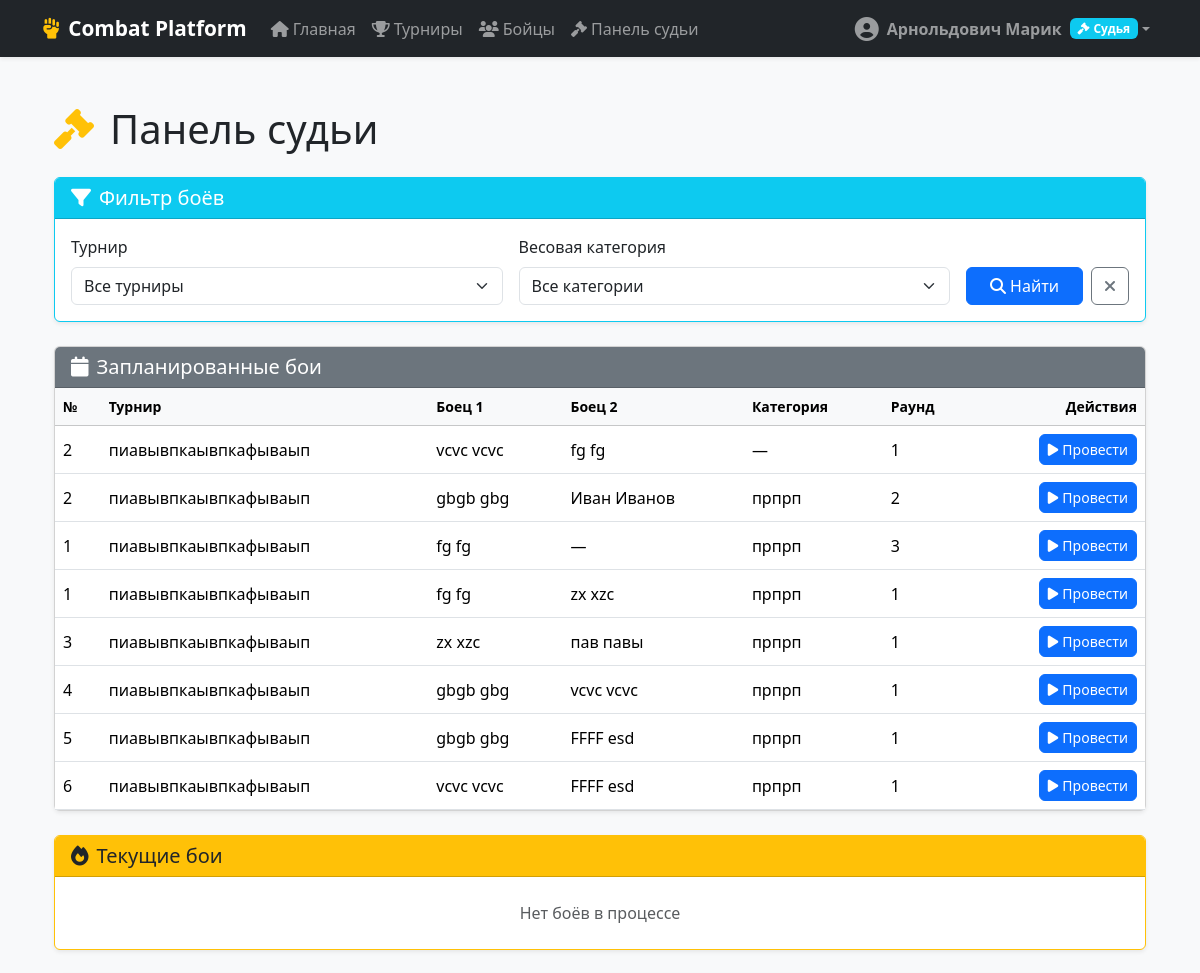
Before: /tournaments/judge/dashboard/ (signed in, upper part) with the older database file.
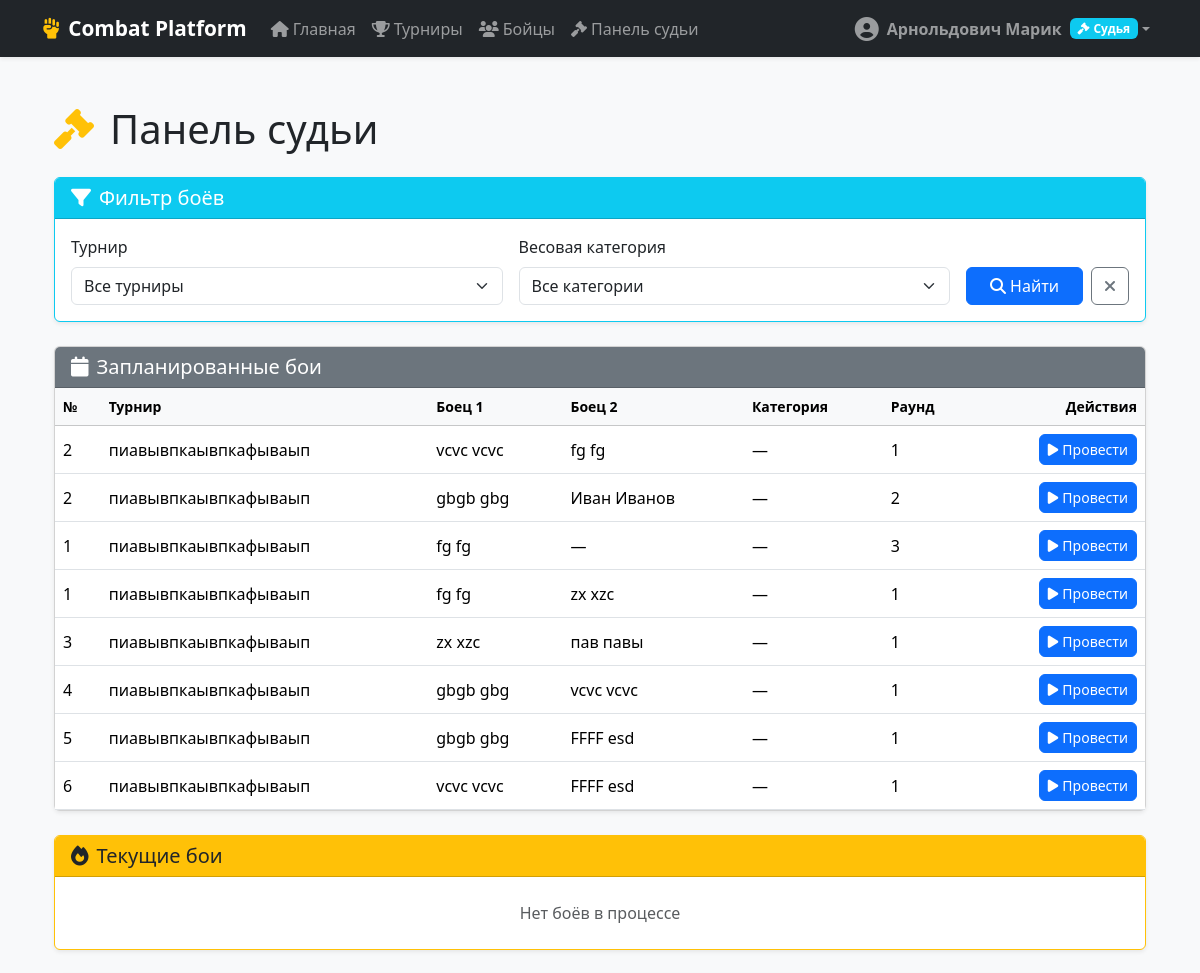
After: the same page with the newer database file.
### tournaments/models/fight.py (models this page shows, shortened)
class Fight(models.Model):
    tournament = models.ForeignKey(
        Tournament, on_delete=models.CASCADE,
        related_name='fights', verbose_name='Турнир')
    group_name = models.CharField(max_length=10, null=True, blank=True, verbose_name="Подгруппа (А/Б)")
    bracket = models.ForeignKey(
        Bracket, on_delete=models.SET_NULL,
        null=True, blank=True, related_name='fights',
        verbose_name='Сетка'
    )
    age_weight_category = models.ForeignKey(
        AgeWeightCategory, on_delete=models.SET_NULL,
        null=True, blank=True, related_name='fights',
        verbose_name='Категория'
    )
    fighter1 = models.ForeignKey(
        Fighter, on_delete=models.CASCADE,
        null=True, blank=True,
        related_name='fights_as_fighter1', verbose_name='Боец 1'
    )
    fighter2 = models.ForeignKey(
        Fighter, on_delete=models.CASCADE,
        null=True, blank=True, related_name='fights_as_fighter2',
        verbose_name='Боец 2'
    )
    winner = models.ForeignKey(
        Fighter, on_delete=models.SET_NULL,
        null=True, blank=True, related_name='won_fights',
        verbose_name='Победитель'
    )
    score_fighter1 = models.IntegerField(default=0, verbose_name='Очки бойца 1')
    score_fighter2 = models.IntegerField(default=0, verbose_name='Очки бойца 2')
    status = models.CharField(
        max_length=20, choices=FIGHT_STATUS,
        default='scheduled', verbose_name='Статус'
    )
    start_time = models.DateTimeField(null=True, blank=True, verbose_name='Время начала')
    end_time = models.DateTimeField(null=True, blank=True, verbose_name='Время окончания')
    win_method = models.CharField(
        max_length=50, choices=WIN_METHODS,
        blank=True, verbose_name='Метод победы'
    )
    win_round = models.IntegerField(null=True, blank=True, verbose_name='Раунд победы')
    is_draw = models.BooleanField(default=False, verbose_name='Ничья')
    judge = models.ForeignKey(
        Judge, on_delete=models.SET_NULL,
        null=True, blank=True, related_name='fights',
        verbose_name='Судья (общий)'
    )
    head_judge = models.ForeignKey(
        Judge, on_delete=models.SET_NULL,
        null=True, blank=True, related_name='fights_as_head',
        verbose_name='Главный судья'
    )
    side_judges = models.ManyToManyField(
        Judge, blank=True, related_name='fights_as_side',
        verbose_name='Боковые судьи'
    )
    judge_notes = models.TextField(blank=True, verbose_name='Заметки судьи')
    round_number = models.IntegerField(default=1, verbose_name='Номер раунда')
    match_number = models.IntegerField(default=1, verbose_name='Номер матча')
    is_final = models.BooleanField(default=False, verbose_name='Финальный бой')
    next_fight = models.ForeignKey(
        'self', on_delete=models.SET_NULL,
        null=True, blank=True, related_name='previous_fights',
        verbose_name='Следующий бой'
    )
    total_rounds = models.PositiveIntegerField(default=3, verbose_name='Всего раундов в бою')
    round_duration = models.PositiveIntegerField(default=180, verbose_name='Длительность раунда (сек)')
    break_duration = models.PositiveIntegerField(default=60, verbose_name='Длительность перерыва (сек)')
    current_round = models.PositiveIntegerField(default=1, verbose_name='Текущий раунд')
    round_time_remaining = models.PositiveIntegerField(
        null=True, blank=True, verbose_name='Осталось времени раунда (сек)'
    )
    break_time_remaining = models.PositiveIntegerField(
        null=True, blank=True, verbose_name='Осталось времени перерыва (сек)'
    )
    is_round_running = models.BooleanField(default=False, verbose_name='Раунд идёт')
    is_break_running = models.BooleanField(default=False, verbose_name='Перерыв идёт')
    timer_started_at = models.DateTimeField(
        null=True, blank=True, verbose_name='Таймер запущен'
    )
    last_timer_update = models.DateTimeField(
        null=True, blank=True, verbose_name='Последнее обновление таймера'
    )
    created_at = models.DateTimeField(auto_now_add=True)
    updated_at = models.DateTimeField(auto_now=True)
    is_bronze_match = models.BooleanField(
        default=False,
        verbose_name="Бой за 3-е место"
    )
    class Meta:
        verbose_name = 'Бой'
        verbose_name_plural = 'Бои'
        ordering = ['tournament', 'bracket', 'round_number', 'match_number']
        unique_together = ['tournament', 'bracket', 'round_number', 'match_number']

### tournaments/models/category.py (models this page shows, shortened)
class AgeWeightCategory(models.Model):
    BRACKET_SYSTEM_CHOICES = [
        ('single_elimination', 'Олимпийская система'),
        ('round_robin', 'Круговая система'),
        ('mixed', 'Смешанная система'),
    ]
    tournament = models.ForeignKey(
        Tournament, on_delete=models.CASCADE,
        related_name='age_weight_categories', verbose_name='Турнир'
    )
    name = models.CharField(max_length=100, verbose_name='Название категории')
    gender = models.CharField(max_length=1, choices=UNIFIED_GENDER_CHOICES, verbose_name='Пол')
    min_birth_year = models.PositiveIntegerField(verbose_name='Минимальный год рождения')
    max_birth_year = models.PositiveIntegerField(verbose_name='Максимальный год рождения')
    min_weight = models.DecimalField(max_digits=5, decimal_places=2, verbose_name='Минимальный вес (кг)')
    max_weight = models.DecimalField(max_digits=5, decimal_places=2, verbose_name='Максимальный вес (кг)')
    bracket_system = models.CharField(
        max_length=20, choices=BRACKET_SYSTEM_CHOICES,
        default='single_elimination', verbose_name='Система проведения'
    )
    side_judges_count = models.PositiveIntegerField(
        default=0, verbose_name='Количество боковых судей',
        help_text='Заполняется только для бокса (обычно 3 или 5)'
    )
    class Meta:
        verbose_name = 'Возрастно-весовая категория'
        verbose_name_plural = 'Возрастно-весовые категории'
        unique_together = ('tournament', 'name', 'gender')
        ordering = ['gender', 'min_weight']

### tournaments/models/tournament.py (models this page shows, shortened)
class Tournament(models.Model):
    name = models.CharField(max_length=200, verbose_name='Название турнира')
    sport_type = models.CharField(
        max_length=20, choices=SPORT_TYPES, default='sambo',
        verbose_name='Вид спорта'
    )
    start_date = models.DateField(verbose_name='Дата начала')
    end_date = models.DateField(verbose_name='Дата окончания')
    location = models.CharField(max_length=200, verbose_name='Место проведения')
    description = models.TextField(blank=True, verbose_name='Описание')
    bracket_type = models.CharField(
        max_length=20, choices=BRACKET_TYPES, default='single_elimination',
        verbose_name='Тип сетки'
    )
    is_active = models.BooleanField(default=True, verbose_name='Активный')
    created_at = models.DateTimeField(auto_now_add=True, verbose_name='Создан')
    updated_at = models.DateTimeField(auto_now=True, verbose_name='Обновлён')
    federation = models.ForeignKey('users.Federation', on_delete=models.CASCADE, null=True, blank=True,
                                   verbose_name="Федерация")
    city = models.ForeignKey(City, on_delete=models.SET_NULL, null=True, blank=True, verbose_name='Город проведения')
    class Meta:
        verbose_name = 'Турнир'
        verbose_name_plural = 'Турниры'
        ordering = ['-start_date']

### tournaments/models/fighter.py (models this page shows, shortened)
class Fighter(models.Model):
    GENDER_CHOICES = (('M', 'Мужской'), ('F', 'Женский'))
    user = models.OneToOneField(
        User, on_delete=models.CASCADE,
        related_name='fighter', verbose_name='Пользователь'
    )
    first_name = models.CharField(max_length=100, verbose_name='Имя')
    last_name = models.CharField(max_length=100, verbose_name='Фамилия')
    date_of_birth = models.DateField(validators=[validate_birth_date], verbose_name='Дата рождения')
    gender = models.CharField(max_length=1, choices=GENDER_CHOICES, verbose_name='Пол')
    weight = models.DecimalField(
        max_digits=5, decimal_places=2,
        validators=[validate_weight],
        verbose_name='Вес (кг)'
    )
    club = models.CharField(max_length=200, verbose_name='Клуб')
    coach = models.CharField(max_length=200, verbose_name='Тренер')
    photo = models.ImageField(upload_to='fighters', blank=True, null=True, verbose_name='Фото')
    created_at = models.DateTimeField(auto_now_add=True)
    country = models.ForeignKey(Country, on_delete=models.SET_NULL, null=True, blank=True, verbose_name='Страна')
    city = models.ForeignKey(City, on_delete=models.SET_NULL, null=True, blank=True, verbose_name='Город')
    class Meta:
        verbose_name = 'Боец'
        verbose_name_plural = 'Бойцы'
        ordering = ['last_name', 'first_name']
    @property
    def full_name(self):
        return f"{self.first_name} {self.last_name}"

### tournaments/views/judges.py (the view)
# urls.py: path('judge/dashboard/', views.judge_dashboard, name='judge_dashboard'),
@login_required
@judge_required
def judge_dashboard(request):
    from django.db.models import Q
    from ..models import Tournament, AgeWeightCategory # Импортируем модели для фильтров
    fights_queryset = Fight.objects.filter(
        Q(judge=request.user.judge) |
        Q(head_judge=request.user.judge) |
        Q(side_judges=request.user.judge)
    ).distinct()
    tournament_id = request.GET.get('tournament')
    category_id = request.GET.get('category')
    if tournament_id:
        fights_queryset = fights_queryset.filter(tournament_id=tournament_id)
    if category_id:
        fights_queryset = fights_queryset.filter(age_weight_category_id=category_id)
    fights_queryset = fights_queryset.select_related(
        'tournament', 'age_weight_category', 'fighter1', 'fighter2'
    ).order_by('start_time')
    scheduled = fights_queryset.filter(status='scheduled')
    in_progress = fights_queryset.filter(status='in_progress')
    completed = fights_queryset.filter(status='completed')
    all_judge_fights = Fight.objects.filter(
        Q(judge=request.user.judge) |
        Q(head_judge=request.user.judge) |
        Q(side_judges=request.user.judge)
    ).distinct()
    tournament_ids = all_judge_fights.values_list('tournament_id', flat=True).distinct()
    category_ids = all_judge_fights.values_list('age_weight_category_id', flat=True).distinct()
    tournaments = Tournament.objects.filter(id__in=tournament_ids).order_by('name')
    categories = AgeWeightCategory.objects.filter(id__in=category_ids, id__isnull=False).order_by('name')
    context = {
        'scheduled': scheduled,
        'in_progress': in_progress,
        'completed': completed,
        'tournaments': tournaments,
        'categories': categories,
        'selected_tournament': str(tournament_id) if tournament_id else '',
        'selected_category': str(category_id) if category_id else '',
    }
    return render(request, 'tournaments/judge_dashboard.html', context)

### users/context_processors.py (called while the page is built, shortened)
def user_role(request):
    if not request.user.is_authenticated:
        return {'user_role': None, 'role': 'guest'}
    is_judge = False
    if hasattr(request.user, 'profile') and request.user.profile:
        if request.user.profile.role == 'judge':
            is_judge = True
    if not is_judge:
        try:
            if hasattr(request.user, 'judge') and request.user.judge and request.user.judge.is_active:
                is_judge = True
        except Exception:
            pass
    if is_judge:
        return {
            'user_role': {
                'label': 'Судья',
                'badge_class': 'bg-info',
                'text_class': 'text-white',
                'icon': 'fa-gavel',
            },
            'role': 'judge'  # <-- ДОБАВЛЕНО
        }

### users/roles.py (called while the page is built)
def _profile(user):
    if not user.is_authenticated:
        return None
    return getattr(user, 'profile', None)

def is_judge(user):
    profile = _profile(user)
    has_active_judge = hasattr(user, 'judge') and user.judge.is_active
    return bool(user.is_authenticated and (user.is_superuser or has_active_judge or (profile and profile.role == ROLE_JUDGE)))

### templates/tournaments/judge_dashboard.html (shortened to what the changed rows need)
{% extends 'base.html' %}
{% block content %}
<div class="container py-4">
    <h1 class="mb-4"><i class="fas fa-gavel me-3 text-warning"></i>Панель судьи</h1>
    <div class="card shadow-sm mb-4">
        <div class="card-body p-0">
            {% if scheduled %}
                <div class="table-responsive">
                    <table class="table table-hover mb-0 align-middle">
                        <thead class="table-light">
                            <tr>
                                <th>№</th>
                                <th>Турнир</th>
                                <th>Боец 1</th>
                                <th>Боец 2</th>
                                <th>Категория</th>
                                <th>Раунд</th>
                                <th class="text-end">Действия</th>
                            </tr>
                        </thead>
                        <tbody>
                            {% for fight in scheduled %}
                                <tr>
                                    <td>{{ fight.match_number }}</td>
                                    <td>{{ fight.tournament.name }}</td>
                                    <td>{{ fight.fighter1.full_name }}</td>
                                    <td>{{ fight.fighter2.full_name|default:"—" }}</td>
                                    <td>{{ fight.age_weight_category.name|default:"—" }}</td>
                                    <td>{{ fight.round_number }}</td>
                                    <td class="text-end">
                                        <a href="{% url 'tournaments:judge_fight_panel' fight.id %}" class="btn btn-sm btn-primary">
                                            <i class="fas fa-play me-1"></i>Провести
                                        </a>
                                    </td>
                                </tr>
                            {% endfor %}
                        </tbody>
                    </table>
                </div>
            {% else %}
                <div class="p-4 text-center text-muted">Нет запланированных боёв</div>
            {% endif %}
        </div>
    </div>
</div>
{% endblock %}

Changed rows visible on the page:
changed Fight "Иван Иванов": age_weight_category.name "прпрп" → "—"
changed Fight (number 3 of 8 on the later page): age_weight_category.name "прпрп" → "—"
changed Fight (number 4 of 8 on the later page): age_weight_category.name "прпрп" → "—"
changed Fight "пав павы": age_weight_category.name "прпрп" → "—"
changed Fight (number 6 of 8 on the later page): age_weight_category.name "прпрп" → "—"
changed Fight (number 7 of 8 on the later page): age_weight_category.name "прпрп" → "—"
changed Fight (number 8 of 8 on the later page): age_weight_category.name "прпрп" → "—"
